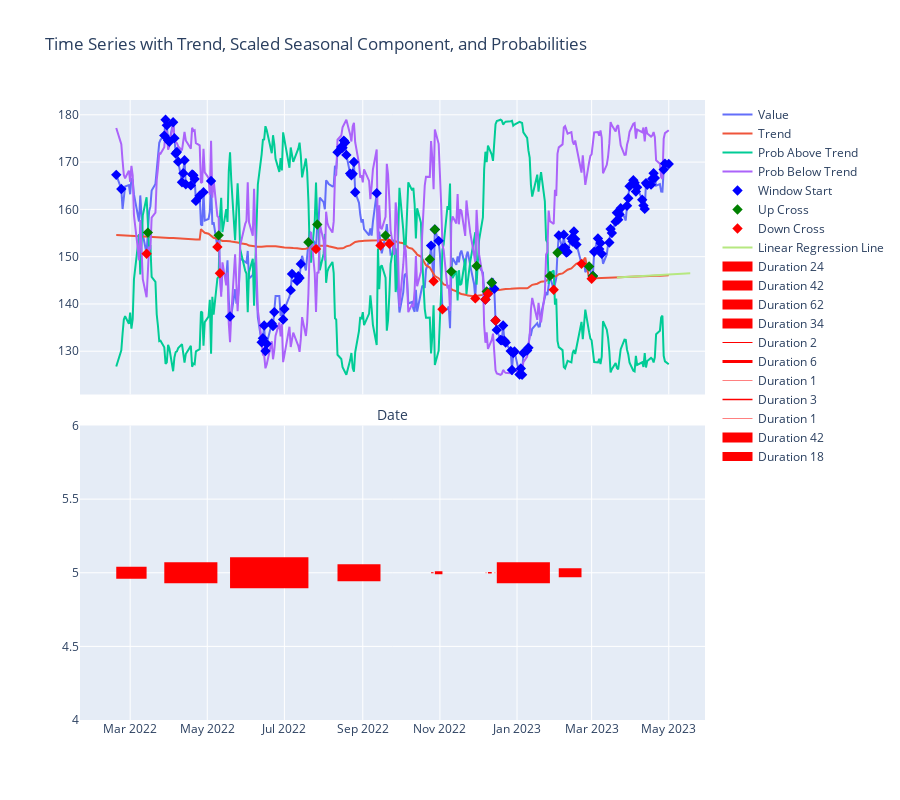
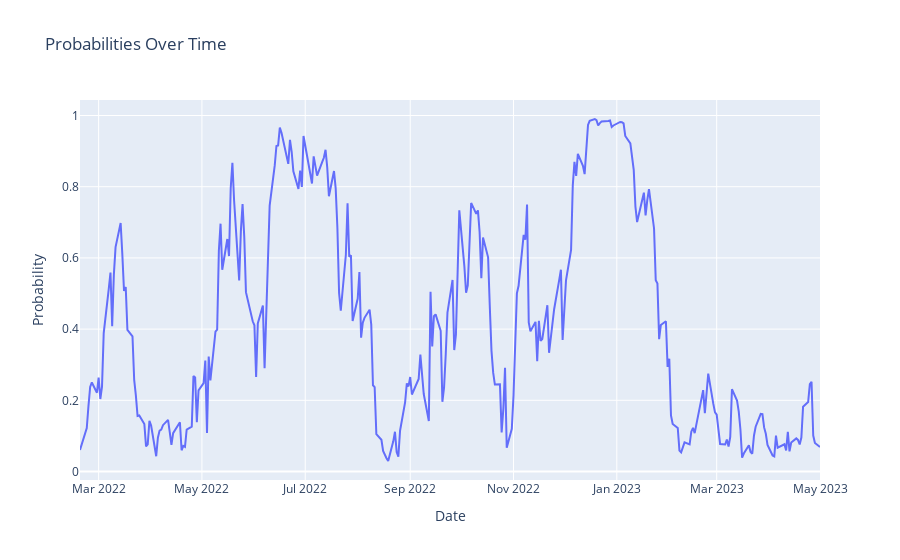
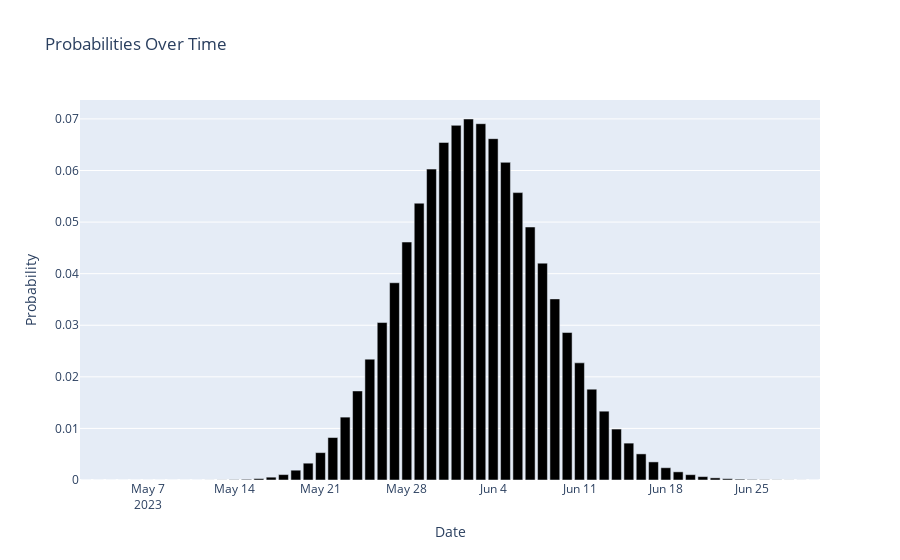
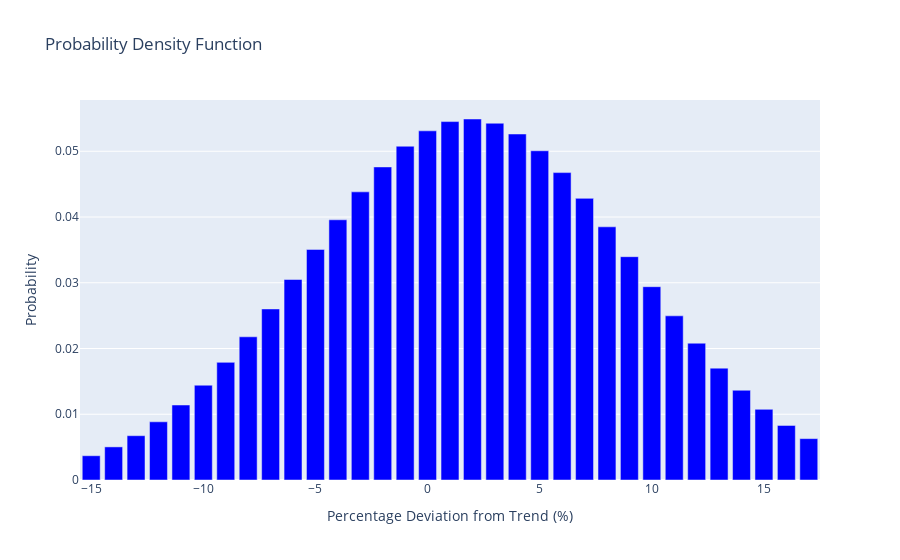

The cell these charts' notebook holds for them, in order:
### Markdown cell above
# Description

The purpose of the follow is to give us a model for price movements based on mean reversion. We do the following:

* Decompose the time series into trend, seasonal, and residual components using the STL decomposition method.

* Calculate the probabilities of the price being above or below the trend using a logistic regression model.

* Identify periods of high probability of the price being above or below the trend and attaching markers to the time series to indicate these periods.

* Identifying durations of high probability periods and calculating the extremes within each duration. The script will identify how long each duration lasted, and the maximum or minimum price movement within each duration.

* Fitting the distribution of the percentage deviations of the prices from the trend and identifying the probabilities of future price movements using a Poisson distribution.

* Creating various plots to visualize the results, including time series plots with trend, seasonal components, and probability markers, histograms of the probabilities, bar charts of the probability over time, and a bar chart of the probability density function of the percentage deviation of prices from the trend.

### Code cell
# Note: You can run this from the command line with scripts/mean_regressions.py
import plotly.io as pio
from plotly.offline import init_notebook_mode
from IPython.display import Image, display
import yfinance as yf
import pandas as pd
from machine_learning_finance import get_coin_data_frames, attach_markers, generate_probability, \
    calc_durations_with_extremes, prob_chart, plot_full_analysis, calculate_and_graph_duration_probabilities, \
    calculate_and_graph_price_probabilities, plot_full_analysis

init_notebook_mode(connected=True)
windows = [300, 600, 900, 1500]
window = 300
coin_base = False
ku_coin = False
use_stocks = True
symbol = "AAPL"
date_str = pd.Timestamp.now().strftime("%Y-%m-%d")
start_date = pd.to_datetime(date_str)

if not use_stocks:
    df_raw = get_coin_data_frames(window, symbol)
    df_raw = df_raw.set_index("Date")
    df_raw = df_raw.sort_index()
else:
    tickerObj = yf.download(tickers=symbol, interval="1d")
    df_raw = pd.DataFrame(tickerObj)
    df_raw = df_raw.tail(window)
    
trend, prob_above_trend, prob_below_trend, volatility, model = generate_probability(df_raw)

df_raw = attach_markers(df_raw, trend, prob_above_trend)
df_durations = calc_durations_with_extremes(df_raw)
plot_full_analysis(df_raw, trend, prob_above_trend, prob_below_trend, model, df_durations)
prob_chart(df_raw, prob_above_trend)


calculate_and_graph_duration_probabilities(start_date, df_raw, df_durations)

percent_diff_from_trend = ((df_raw["Close"] - trend) / trend) * 100
calculate_and_graph_price_probabilities(percent_diff_from_trend)

### Figure 1 — Plotly figure (JSON) as saved in the notebook; plotly's stock layout.template omitted (floating-point values rounded to 4 significant figures; data arrays with more than 128 entries replaced by an {"elided": "..."} marker saying what was removed)
{"data": [{"mode": "lines", "name": "Value", "type": "scatter", "x": {"elided": "300 str values"}, "xaxis": "x", "y": {"elided": "300 float values"}, "yaxis": "y"}, {"mode": "lines", "name": "Trend", "type": "scatter", "x": {"elided": "300 str values"}, "xaxis": "x", "y": {"elided": "300 float values"}, "yaxis": "y"}, {"mode": "lines", "name": "Prob Above Trend", "type": "scatter", "x": {"elided": "300 str values"}, "xaxis": "x", "y": {"elided": "300 float values"}, "yaxis": "y"}, {"mode": "lines", "name": "Prob Below Trend", "type": "scatter", "x": {"elided": "300 str values"}, "xaxis": "x", "y": {"elided": "300 float values"}, "yaxis": "y"}, {"marker": {"color": "blue", "size": 8, "symbol": "diamond"}, "mode": "markers", "name": "Window Start", "type": "scatter", "x": {"elided": "300 str values"}, "xaxis": "x", "y": {"elided": "300 float values"}, "yaxis": "y"}, {"marker": {"color": "green", "size": 8, "symbol": "diamond"}, "mode": "markers", "name": "Up Cross", "type": "scatter", "x": {"elided": "300 str values"}, "xaxis": "x", "y": {"elided": "300 float values"}, "yaxis": "y"}, {"marker": {"color": "red", "size": 8, "symbol": "diamond"}, "mode": "markers", "name": "Down Cross", "type": "scatter", "x": {"elided": "300 str values"}, "xaxis": "x", "y": {"elided": "300 float values"}, "yaxis": "y"}, {"mode": "lines", "name": "Linear Regression Line", "type": "scatter", "x": ["2023-03-21T00:00:00", "2023-03-22T00:00:00", "2023-03-23T00:00:00", "2023-03-24T00:00:00", "2023-03-25T00:00:00", "2023-03-26T00:00:00", "2023-03-27T00:00:00", "2023-03-28T00:00:00", "2023-03-29T00:00:00", "2023-03-30T00:00:00", "2023-03-31T00:00:00", "2023-04-01T00:00:00", "2023-04-02T00:00:00", "2023-04-03T00:00:00", "2023-04-04T00:00:00", "2023-04-05T00:00:00", "2023-04-06T00:00:00", "2023-04-07T00:00:00", "2023-04-08T00:00:00", "2023-04-09T00:00:00", "2023-04-10T00:00:00", "2023-04-11T00:00:00", "2023-04-12T00:00:00", "2023-04-13T00:00:00", "2023-04-14T00:00:00", "2023-04-15T00:00:00", "2023-04-16T00:00:00", "2023-04-17T00:00:00", "2023-04-18T00:00:00", "2023-04-19T00:00:00", "2023-04-20T00:00:00", "2023-04-21T00:00:00", "2023-04-22T00:00:00", "2023-04-23T00:00:00", "2023-04-24T00:00:00", "2023-04-25T00:00:00", "2023-04-26T00:00:00", "2023-04-27T00:00:00", "2023-04-28T00:00:00", "2023-04-29T00:00:00", "2023-04-30T00:00:00", "2023-05-01T00:00:00", "2023-05-02T00:00:00", "2023-05-03T00:00:00", "2023-05-04T00:00:00", "2023-05-05T00:00:00", "2023-05-06T00:00:00", "2023-05-07T00:00:00", "2023-05-08T00:00:00", "2023-05-09T00:00:00", "2023-05-10T00:00:00", "2023-05-11T00:00:00", "2023-05-12T00:00:00", "2023-05-13T00:00:00", "2023-05-14T00:00:00", "2023-05-15T00:00:00", "2023-05-16T00:00:00", "2023-05-17T00:00:00", "2023-05-18T00:00:00", "2023-05-19T00:00:00", "2023-05-20T00:00:00", "2023-05-21T00:00:00", "2023-05-22T00:00:00", "2023-05-23T00:00:00", "2023-05-24T00:00:00", "2023-05-25T00:00:00", "2023-05-26T00:00:00", "2023-05-27T00:00:00", "2023-05-28T00:00:00", "2023-05-29T00:00:00", "2023-05-30T00:00:00", "2023-05-31T00:00:00", "2023-06-01T00:00:00"], "xaxis": "x", "y": [145.6, 145.6, 145.6, 145.6, 145.7, 145.7, 145.7, 145.7, 145.7, 145.7, 145.8, 145.8, 145.8, 145.8, 145.8, 145.8, 145.9, 145.9, 145.9, 145.9, 145.9, 145.9, 145.9, 146.0, 146.0, 146.0, 146.0, 146.0, 146.0, 146.1, 146.1, 146.1, 146.1, 146.1, 146.1, 146.2, 146.2, 146.2, 146.2, 146.2, 146.2, 146.2, 146.3, 146.3, 146.3, 146.3, 146.3, 146.3, 146.4, 146.4, 146.4, 146.4, 146.4, 146.4, 146.5, 146.5, 146.5, 146.5, 146.5], "yaxis": "y"}, {"line": {"color": "red", "width": 12}, "mode": "lines", "name": "Duration 24", "type": "scatter", "x": ["2022-02-18T00:00:00", "2022-03-14T00:00:00"], "xaxis": "x2", "y": [5, 5], "yaxis": "y2"}, {"line": {"color": "red", "width": 21}, "mode": "lines", "name": "Duration 42", "type": "scatter", "x": ["2022-03-28T00:00:00", "2022-05-09T00:00:00"], "xaxis": "x2", "y": [5, 5], "yaxis": "y2"}, {"line": {"color": "red", "width": 31}, "mode": "lines", "name": "Duration 62", "type": "scatter", "x": ["2022-05-19T00:00:00", "2022-07-20T00:00:00"], "xaxis": "x2", "y": [5, 5], "yaxis": "y2"}, {"line": {"color": "red", "width": 17}, "mode": "lines", "name": "Duration 34", "type": "scatter", "x": ["2022-08-12T00:00:00", "2022-09-15T00:00:00"], "xaxis": "x2", "y": [5, 5], "yaxis": "y2"}, {"line": {"color": "red", "width": 1}, "mode": "lines", "name": "Duration 2", "type": "scatter", "x": ["2022-10-25T00:00:00", "2022-10-27T00:00:00"], "xaxis": "x2", "y": [5, 5], "yaxis": "y2"}, {"line": {"color": "red", "width": 3}, "mode": "lines", "name": "Duration 6", "type": "scatter", "x": ["2022-10-28T00:00:00", "2022-11-03T00:00:00"], "xaxis": "x2", "y": [5, 5], "yaxis": "y2"}, {"line": {"color": "red", "width": 0.5}, "mode": "lines", "name": "Duration 1", "type": "scatter", "x": ["2022-12-07T00:00:00", "2022-12-08T00:00:00"], "xaxis": "x2", "y": [5, 5], "yaxis": "y2"}, {"line": {"color": "red", "width": 1.5}, "mode": "lines", "name": "Duration 3", "type": "scatter", "x": ["2022-12-09T00:00:00", "2022-12-12T00:00:00"], "xaxis": "x2", "y": [5, 5], "yaxis": "y2"}, {"line": {"color": "red", "width": 0.5}, "mode": "lines", "name": "Duration 1", "type": "scatter", "x": ["2022-12-14T00:00:00", "2022-12-15T00:00:00"], "xaxis": "x2", "y": [5, 5], "yaxis": "y2"}, {"line": {"color": "red", "width": 21}, "mode": "lines", "name": "Duration 42", "type": "scatter", "x": ["2022-12-16T00:00:00", "2023-01-27T00:00:00"], "xaxis": "x2", "y": [5, 5], "yaxis": "y2"}, {"line": {"color": "red", "width": 9}, "mode": "lines", "name": "Duration 18", "type": "scatter", "x": ["2023-02-03T00:00:00", "2023-02-21T00:00:00"], "xaxis": "x2", "y": [5, 5], "yaxis": "y2"}], "layout": {"height": 800, "title": {"text": "Time Series with Trend, Scaled Seasonal Component, and Probabilities"}, "xaxis": {"anchor": "y", "domain": [0, 1], "matches": "x2", "showticklabels": false, "title": {"text": "Date"}}, "xaxis2": {"anchor": "y2", "domain": [0, 1]}, "yaxis": {"anchor": "x", "domain": [0.525, 1]}, "yaxis2": {"anchor": "x2", "domain": [0, 0.475]}}}

### Figure 2 — Plotly figure (JSON) as saved in the notebook; plotly's stock layout.template omitted (floating-point values rounded to 4 significant figures; data arrays with more than 128 entries replaced by an {"elided": "..."} marker saying what was removed)
{"data": [{"mode": "lines", "name": "Prob Above Trend", "type": "scatter", "x": {"elided": "300 str values"}, "y": {"elided": "300 float values"}}], "layout": {"title": {"text": "Probabilities Over Time"}, "xaxis": {"title": {"text": "Date"}}, "yaxis": {"title": {"text": "Probability"}}}}

### Figure 3 — Plotly figure (JSON) as saved in the notebook; plotly's stock layout.template omitted (floating-point values rounded to 4 significant figures)
{"data": [{"marker": {"color": ["blue"]}, "type": "bar", "x": ["2023-05-02T00:00:00", "2023-05-03T00:00:00", "2023-05-04T00:00:00", "2023-05-05T00:00:00", "2023-05-06T00:00:00", "2023-05-07T00:00:00", "2023-05-08T00:00:00", "2023-05-09T00:00:00", "2023-05-10T00:00:00", "2023-05-11T00:00:00", "2023-05-12T00:00:00", "2023-05-13T00:00:00", "2023-05-14T00:00:00", "2023-05-15T00:00:00", "2023-05-16T00:00:00", "2023-05-17T00:00:00", "2023-05-18T00:00:00", "2023-05-19T00:00:00", "2023-05-20T00:00:00", "2023-05-21T00:00:00", "2023-05-22T00:00:00", "2023-05-23T00:00:00", "2023-05-24T00:00:00", "2023-05-25T00:00:00", "2023-05-26T00:00:00", "2023-05-27T00:00:00", "2023-05-28T00:00:00", "2023-05-29T00:00:00", "2023-05-30T00:00:00", "2023-05-31T00:00:00", "2023-06-01T00:00:00", "2023-06-02T00:00:00", "2023-06-03T00:00:00", "2023-06-04T00:00:00", "2023-06-05T00:00:00", "2023-06-06T00:00:00", "2023-06-07T00:00:00", "2023-06-08T00:00:00", "2023-06-09T00:00:00", "2023-06-10T00:00:00", "2023-06-11T00:00:00", "2023-06-12T00:00:00", "2023-06-13T00:00:00", "2023-06-14T00:00:00", "2023-06-15T00:00:00", "2023-06-16T00:00:00", "2023-06-17T00:00:00", "2023-06-18T00:00:00", "2023-06-19T00:00:00", "2023-06-20T00:00:00", "2023-06-21T00:00:00", "2023-06-22T00:00:00", "2023-06-23T00:00:00", "2023-06-24T00:00:00", "2023-06-25T00:00:00", "2023-06-26T00:00:00", "2023-06-27T00:00:00", "2023-06-28T00:00:00", "2023-06-29T00:00:00", "2023-06-30T00:00:00"], "y": [2.401e-13, 3.794e-12, 4.119e-11, 3.354e-10, 2.185e-09, 1.186e-08, 5.519e-08, 2.247e-07, 8.132e-07, 2.649e-06, 7.843e-06, 2.129e-05, 5.333e-05, 0.0001241, 0.0002694, 0.0005485, 0.001051, 0.001902, 0.00326, 0.005309, 0.008235, 0.01219, 0.01726, 0.02343, 0.03053, 0.03824, 0.04613, 0.05367, 0.06027, 0.06544, 0.06876, 0.06999, 0.06908, 0.06618, 0.06158, 0.05572, 0.04905, 0.04204, 0.03511, 0.02859, 0.02271, 0.01761, 0.01334, 0.009877, 0.007149, 0.005062, 0.003508, 0.00238, 0.001582, 0.001031, 0.0006583, 0.0004124, 0.0002534, 0.0001529, 9.052e-05, 5.265e-05, 3.009e-05, 1.69e-05, 9.327e-06, 5.063e-06]}], "layout": {"title": {"text": "Probabilities Over Time"}, "xaxis": {"title": {"text": "Date"}}, "yaxis": {"title": {"text": "Probability"}}}}

### Figure 4 — Plotly figure (JSON) as saved in the notebook; plotly's stock layout.template omitted (floating-point values rounded to 4 significant figures)
{"data": [{"marker": {"color": "blue"}, "name": "PDF", "type": "bar", "x": [-15, -14, -13, -12, -11, -10, -9, -8, -7, -6, -5, -4, -3, -2, -1, 0, 1, 2, 3, 4, 5, 6, 7, 8, 9, 10, 11, 12, 13, 14, 15, 16, 17], "y": [0.003692, 0.005036, 0.00674, 0.008852, 0.01141, 0.01442, 0.01789, 0.02178, 0.02602, 0.0305, 0.03507, 0.03958, 0.04383, 0.04762, 0.05077, 0.05311, 0.05452, 0.05491, 0.05427, 0.05263, 0.05008, 0.04676, 0.04284, 0.03851, 0.03397, 0.0294, 0.02497, 0.02081, 0.01702, 0.01365, 0.01075, 0.008303, 0.006294]}], "layout": {"title": {"text": "Probability Density Function"}, "xaxis": {"title": {"text": "Percentage Deviation from Trend (%)"}}, "yaxis": {"title": {"text": "Probability"}}}}
